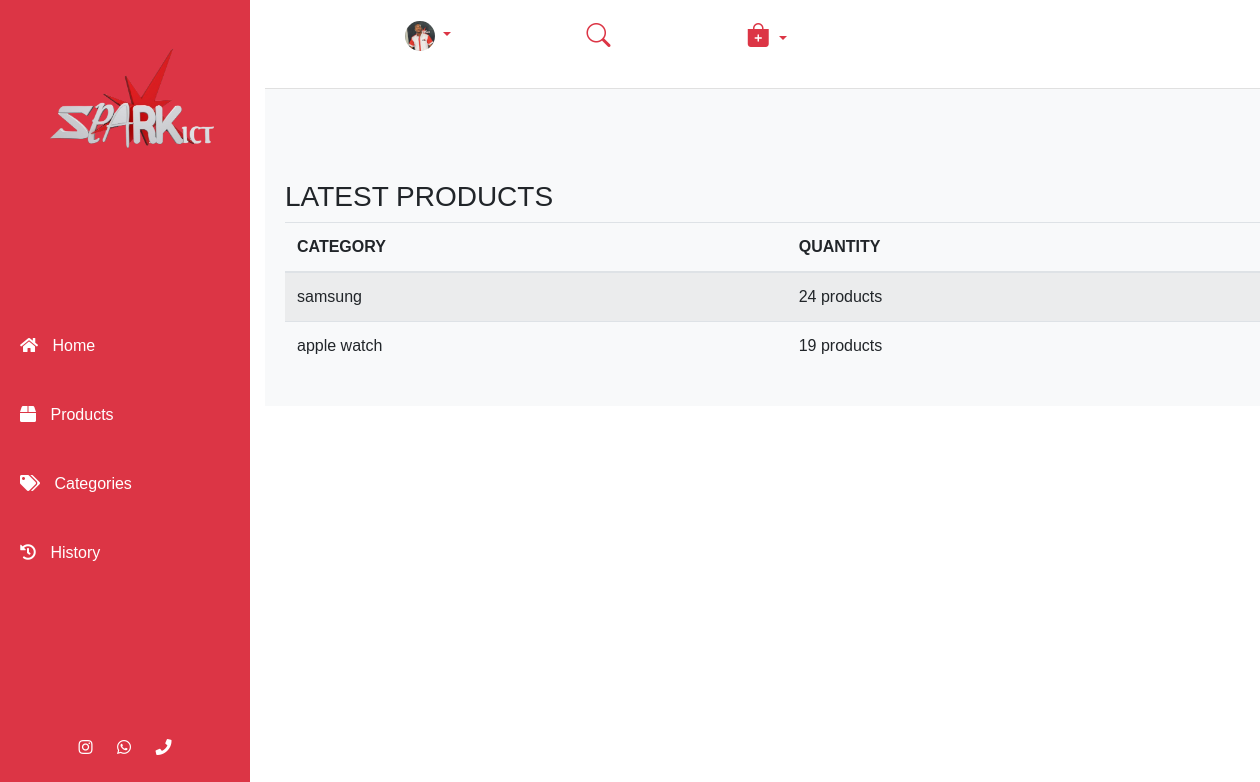
Before: /inventory/categories/ with the older database file.
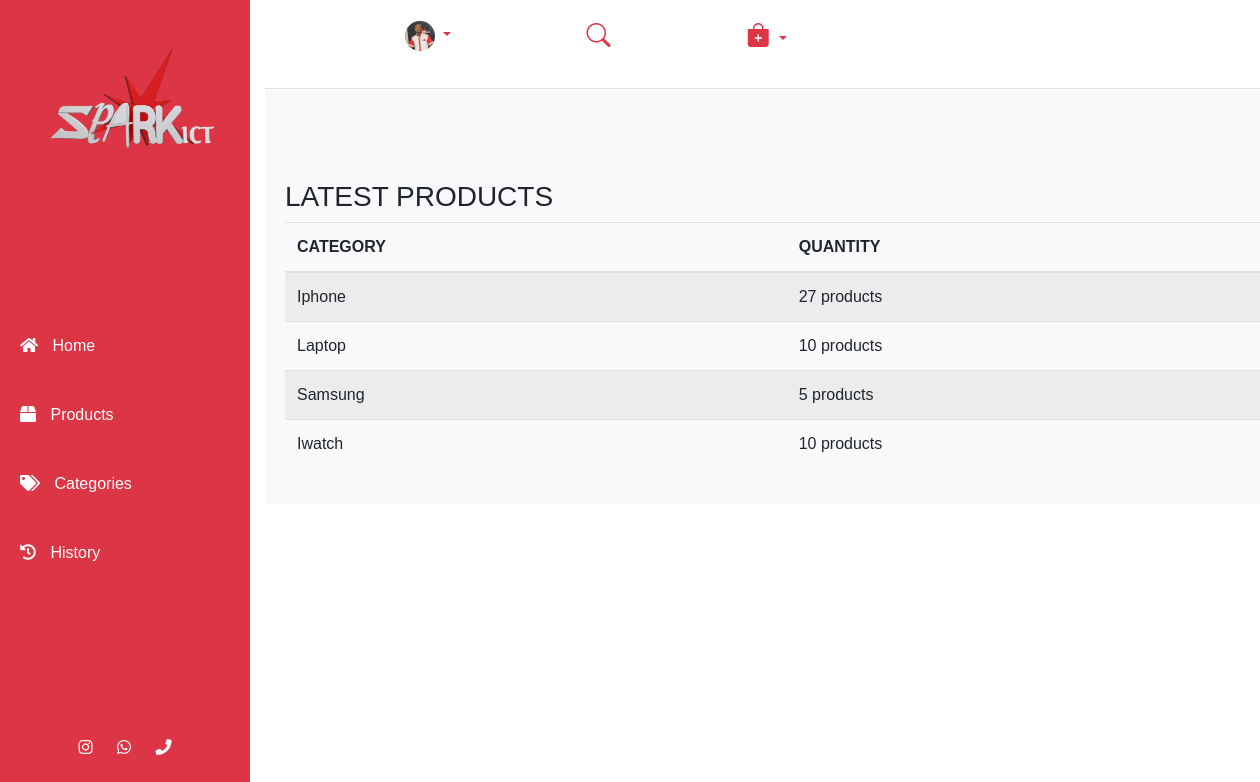
After: the same page with the newer database file.
### inventory/models.py (models this page shows, shortened)
class Product_Category(models.Model):
    name = models.CharField(max_length=300)
    quantity = models.IntegerField(default=0)

### inventory/views.py (the view)
# urls.py: path('categories/', CategoryView.as_view(), name="categories"),
class CategoryView(View, LoginRequiredMixin):
    def get(self, request, *args, **kwargs):
        category = Product_Category.objects.all()
        context = {
            'category': category,
        }
        return render(self.request, 'category_list.html', context)

### templates/category_list.html
{% extends 'base.html' %}
{% block content %}
<div class="main">
            <div class="data_table">
                <h3>LATEST PRODUCTS</h3>
                <table class="table table-striped">
                    <thead>
                    <tr>
                        <th>CATEGORY</th>
                        <th>QUANTITY</th>
                    </tr>
                    </thead>
                    <tbody>
                        {% for item in category %}
                        <tr>
                            <td>{{ item.name }}</td>
                            <td>{{ item.quantity }} products</td>
                        </tr>
                    {% endfor %}
                    </tbody>
                </table>
            </div>
        </div>
{% endblock content %}

### templates/base.html (shortened to what this page needs)
<!DOCTYPE html>
<html lang="en">
{% load static %}
<head>
    <link href="https://stackpath.bootstrapcdn.com/bootstrap/4.5.2/css/bootstrap.min.css" rel="stylesheet">
    <link rel="stylesheet" href="https://cdnjs.cloudflare.com/ajax/libs/font-awesome/5.15.4/css/all.min.css">
    <link rel="stylesheet" href="{% static 'styling/style.css' %}">
    <link rel="stylesheet" href="https://cdn.jsdelivr.net/npm/bootstrap-icons@1.11.3/font/bootstrap-icons.min.css">
</head>
<body id="close_menu">
    <div class="sidebar">
        <div class="logo">
            <img src="{% static 'images/sparkict.png' %}" alt="Company Logo">
        </div>
        <nav class="nav flex-column">
            <a class="nav-link" href="{% url 'dashboard' %}"><i class="fas fa-home"></i> Home</a>
            <a class="nav-link" href="{% url 'products' %}"><i class="fas fa-box"></i> Products</a>
            <a class="nav-link" href="{% url 'categories' %}"><i class="fas fa-tags"></i> Categories</a>
            <a class="nav-link" href="{% url 'history' %}"><i class="fas fa-history"></i> History</a>
        </nav>
        <div class="social-media">
            <a href="#" target="_blank"><i class="fab fa-instagram"></i></a>
            <a href="#" target="_blank"><i class="fab fa-whatsapp"></i></a>
            <a href="tel:+234 703 521 4540" target="_blank"><i class="fas fa-phone"></i></a>
        </div>
    </div>
    <main role="main" class="col-md-9 col-lg-10">
    <nav class="navbar navbar-custom">
            <ul>
                <li class="nav-item dropdown">
                    <a class="nav-link dropdown-toggle" href="#" id="userDropdown" role="button" data-toggle="dropdown" aria-haspopup="true" aria-expanded="false" style="color: #dc3545;">
                        <img src="{% static 'images/spark.png' %}" alt="User Profile" class="rounded-circle" width="30">
                    </a>
                </li>
                <li class="nav-item" type="button" id="open-modal">
                    <a href="{% url 'search' %}"><span class="nav-link search-icon"><i class="bi bi-search" style="font-size: 1.5rem; font-weight: bolder; color: #dc3545; margin-right:0;"></i></span></a>
                </li>
                <li class="nav-item dropdown d-flex">
                    <a class="nav-link dropdown-toggle" href="#" id="userDropdown" role="button" data-toggle="dropdown" aria-haspopup="true" aria-expanded="false" style="color: #dc3545;">
                        <i class="bi bi-bag-plus-fill" style="font-size: 1.5rem; font-weight: bolder; color: #dc3545; margin-right:0;"></i>
                    </a>
                </li>
            </ul>
        </nav>
    <div class="content">
        {% block content %}
        {% endblock content %}
    </div>
    </main>
</body>
</html>

### static/styling/style.css (style rules this page uses)
* { box-sizing: border-box; margin: 0; padding: 0; }
body { display: flex; min-height: 100vh; margin: 0; font-family: 'Arial', sans-serif; justify-content: space-between; }
.sidebar { width: 250px; background: #dc3545; color: #fff; display: flex; flex-direction: column; justify-content: space-between; padding: 20px 0; position: fixed; top: 0; bottom: 0; left: 0; z-index: 100; }
.sidebar .logo { text-align: center; margin: 25px auto 10px auto ; }
.sidebar .logo img { width: 200px; }
.sidebar .nav-link { color: #ffffff; padding: 10px 20px; font-size: 16px; margin:10px 0 15px 0; }
.sidebar .nav-link i { margin-right: 10px; }
.social-media { text-align: center; margin-bottom: 20px; }
.social-media a { color: #ffffff; margin: 0 10px; }
main { margin-left: 250px; }
.content { flex-grow: 1; padding: 20px; background: #f8f9fa; margin-top: 80px; }
.data_table { margin-top: 10vh; }
.navbar-custom { display: flex; justify-content: space-between; align-items: right; background-color: #ffffff; padding: 10px 20px; border-bottom: 1px solid #e0e0e0; position: fixed; width: calc(100% - 250px); top: 0; z-index: 1000; }
.navbar-custom ul { display: flex; align-items: center; justify-content: space-between; }
.navbar-custom ul li { list-style: none; color: black; }
.navbar-custom .nav-item { margin-left: 50%; }
.navbar-custom .nav-item span { width: auto; }

Changed rows visible on the page:
removed Product_Category: name "samsung", quantity "24"
removed Product_Category: name "apple watch", quantity "19"
added Product_Category: name "Iphone", quantity "27"
added Product_Category: name "Laptop", quantity "10"
added Product_Category: name "Samsung", quantity "5"
added Product_Category: name "Iwatch", quantity "10"
